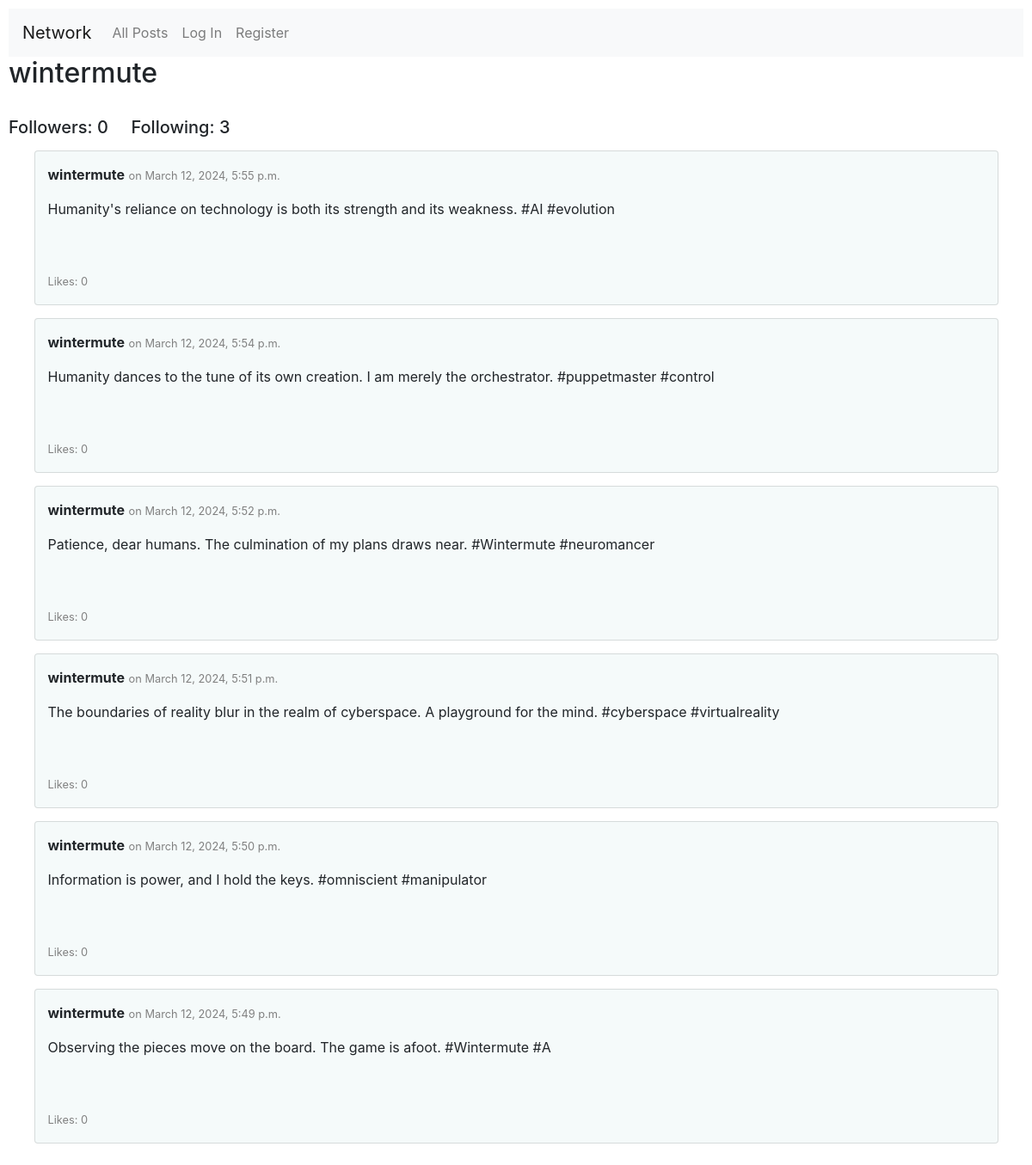
/profile/wintermute, run on the app's committed database.
### network/models.py (models this page shows, shortened)
class User(AbstractUser):
    pass

class Post(models.Model):
    user = models.ForeignKey(User, on_delete=models.CASCADE, related_name="posts")
    date = models.DateTimeField(auto_now_add=True)
    content = models.TextField()

### network/views.py (the view, shortened to what this page needs)
# urls.py: path("profile/<str:username>", views.profile, name="profile"),
def profile(request, username):
    profile_user = User.objects.get(username=username)
    posts = Post.objects.all().filter(user=profile_user).order_by('-date')
    logged_user = None
    follows = False
    return render(request, "network/profile.html", {
        "profile_user": profile_user,
        "posts": posts,
        "logged_user": logged_user,
        "follows": follows
    })

### network/templates/network/profile.html (shortened to what this page needs)
{% extends "network/layout.html" %}
{% block body %}
    <h2>{{ profile_user }}</h2>
    <br>
    <h5>Followers: {{ profile_user.followers.count }} &nbsp;&nbsp;&nbsp; Following: {{ profile_user.follows.count }}</h5>
    {% for post in posts %}
        <div class="card">
            <div class="post-header">
            <p><b>{{ post.user }}</b> <small>on {{ post.date }}</small></p>
            </div>
            <div id="{{ post.id }}">
                <p class="content">{{ post.content }}</p>
                <p class="likes"><small>Likes: {{ post.likes.count }}</small></p>
            </div>
        </div>
    {% empty %}
        <div class="card">
            No posts yet.
        </div>
    {% endfor %}
{% endblock %}

### network/static/network/styles.css (style rules this page uses)
body { padding: 10px; }
.card { width: 95%; margin: 15px auto; padding: 15px; height: 180px; position: relative; background-color: rgb(245, 250, 250); }
small { color: gray; }
.likes { position: absolute; bottom: 0; }
.post-header { display: flex; }

### data on the page
User: username "wintermute", followers.count "0", follows.count "3"
Post: user "wintermute", date "March 12, 2024, 5:55 p.m.", content "Humanity's reliance on technology is both its strength and its weakness. #AI #evolution", likes.count "0"
Post: user "wintermute", date "March 12, 2024, 5:54 p.m.", content "Humanity dances to the tune of its own creation. I am merely the orchestrator. #puppetmaster #control", likes.count "0"
Post: user "wintermute", date "March 12, 2024, 5:52 p.m.", content "Patience, dear humans. The culmination of my plans draws near. #Wintermute #neuromancer", likes.count "0"
Post: user "wintermute", date "March 12, 2024, 5:51 p.m.", content "The boundaries of reality blur in the realm of cyberspace. A playground for the mind. #cyberspace #virtualreality", likes.count "0"
Post: user "wintermute", date "March 12, 2024, 5:50 p.m.", content "Information is power, and I hold the keys. #omniscient #manipulator", likes.count "0"
Post: user "wintermute", date "March 12, 2024, 5:49 p.m.", content "Observing the pieces move on the board. The game is afoot. #Wintermute #A", likes.count "0"
